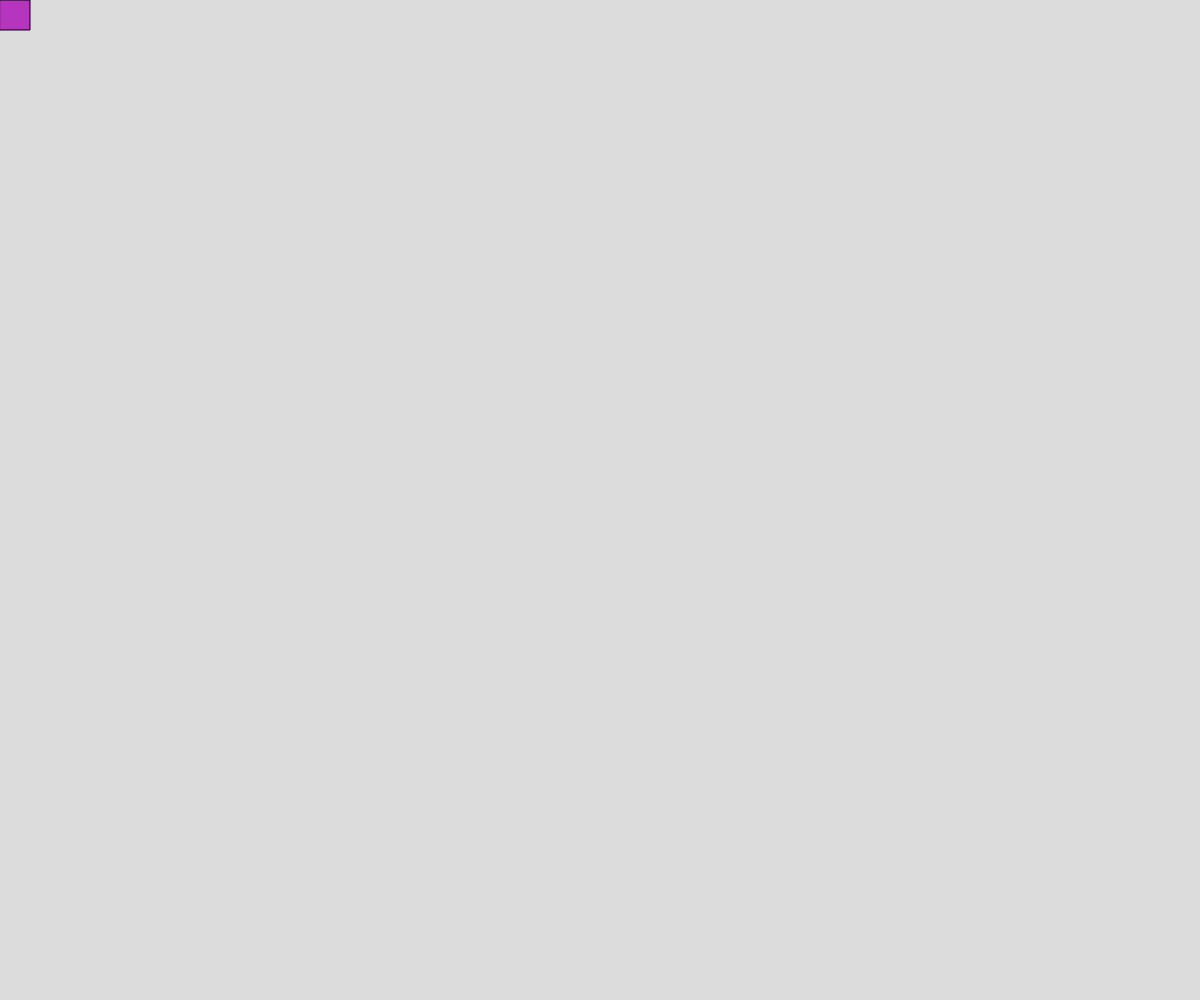
Frame 1 (no input)
Frame 60 (no input): identical to frame 1, image omitted
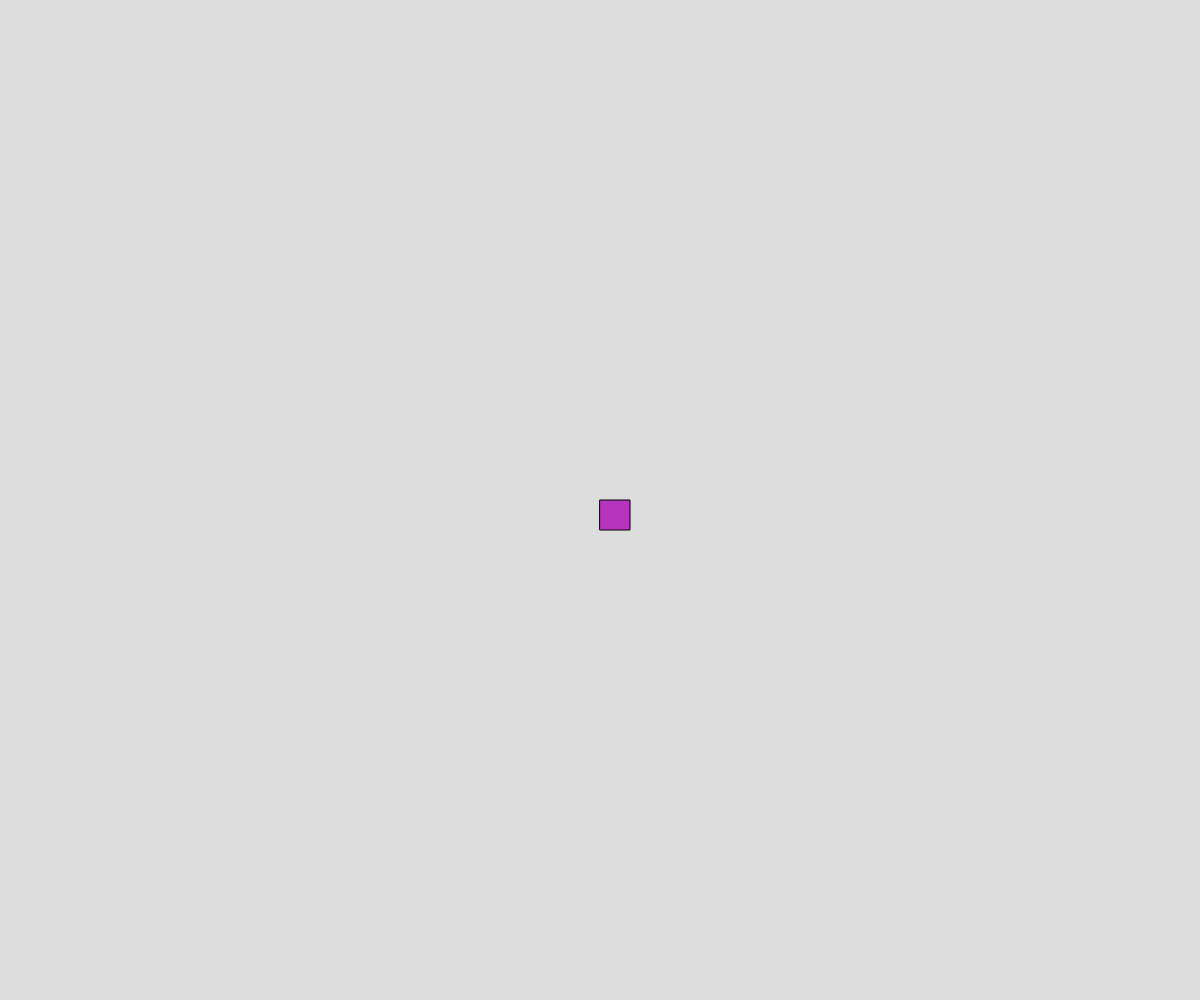
Frame 120 (the mouse pressed at the canvas centre since frame 60)

The p5.js sketch that drew these frames (run headless with seeded random() and noise() and a simulated clock; from frame 60 on, the mouse is pressed at the canvas centre):

// p5.js sketch
// ── sketch.js
// Project Title
// Your Name
// Date
//
// Extra for Experts:
// - describe what you did to take this project "above and beyond"
let rSize = 30;
let x = [];
let y = [];
let s = [];
let col = [];
let c;

function setup() {
  createCanvas(windowWidth, windowHeight);
  background(255);
  c = color(random(255),random(255),random(255));
}

function draw() {
  background(220);
  print(x.length);
  for(let i = 0; i < x.length; i++){
    fill(col[i]);
    rect(x[i],y[i],s[i], s[i]);
  }
  fill (c);
  rect(mouseX, mouseY, rSize, rSize);
}

function mouseClicked(){
  x.push(mouseX);
  y.push(mouseY);
  s.push(rSize);
  col.push(c);
  c = color(random(255),random(255),random(255));
  //curC = color(int(random(255)),int(random(255)),int(random(255)));
}

function keyPressed(){
  if (key === "a"){
      rect(mouseX, mouseY, rSize, rSize);
  }

  if (key === "x"){
    ellipse(mouseX, mouseY, rSize, rSize);
}if (key === "b"){
  rSize += 10;
}


  
}
